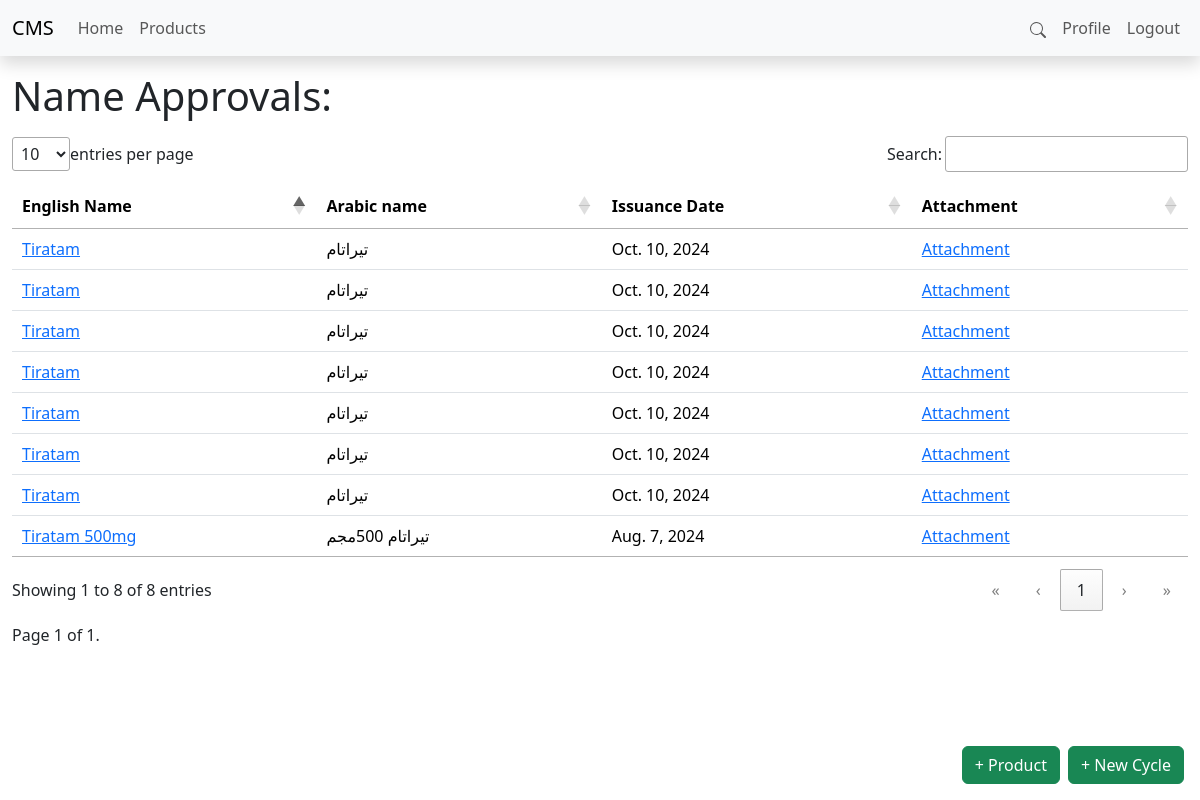
/products/3/nameapprovals (signed in), run on the app's committed database.
### products/models.py (models this page shows, shortened)
class NameApproval(models.Model):
    english_name = models.CharField(max_length=1000)
    arabic_name =  models.CharField(max_length=1000)
    issuance_date = models.DateField(null=True)
    attachment = models.FileField(upload_to=upload_to)
    product = models.ForeignKey(Product,on_delete=models.CASCADE)

### products/views.py (the view)
# urls.py: path('<pk>/nameapprovals',ListNameApproval.as_view(),name="list_nameapproval"),
class ListNameApproval(ListView):
    model = NameApproval
    context_object_name = "name_approvals"
    paginate_by = 200
    template_name = "./product/name_approval/index.html"
    def get_queryset(self):
        query = self.request.GET.get('q')
        if query:
            return NameApproval.objects.filter(
                Q(english_name__icontains=query) |
                Q(arabic_name__icontains=query) |
                Q(issuance_date__icontains=query)
            )
        else:
            return NameApproval.objects.filter(product__pk=self.kwargs["pk"])

### Templates/Product/name_approval/index.html (shortened to what this page needs)
{% extends "../../__layout__.html" %}
{% load static %}
{% block styles %}
<link rel="stylesheet" href="{% static './css/datatable.min.css' %}">
{% endblock styles %}
{% block navbarlinksright %}
<li class="nav-item"><a href="#search" class="nav-link">
    <svg xmlns="http://www.w3.org/2000/svg" width="16" height="16" fill="currentColor" class="bi bi-search" viewBox="0 0 16 16">
        <path d="M11.742 10.344a6.5 6.5 0 1 0-1.397 1.398h-.001q.044.06.098.115l3.85 3.85a1 1 0 0 0 1.415-1.414l-3.85-3.85a1 1 0 0 0-.115-.1zM12 6.5a5.5 5.5 0 1 1-11 0 5.5 5.5 0 0 1 11 0"/>
      </svg>
</a></li>
{% endblock navbarlinksright %}
{% block content %}
<div class="container-fluid">
    <h1 class="my-3">Name Approvals: </h1>
    <table id="nameApprovalsTable" class="table" style="width:100%">
        <thead>
            <tr>
                <th>English Name</th>
                <th>Arabic name</th>
                <th>Issuance Date</th>
                <th>Attachment</th>
            </tr>
        </thead>
        <tbody>
        {% for name_approval in name_approvals %}
            <tr>
                <td>
                    <a href="">
                    {{ name_approval.english_name }}
                    </a>
                </td>
                <td>{{ name_approval.arabic_name }}</td>
                <td>{{ name_approval.issuance_date }}</td>
                <td><a target="_blank" href="/media/{{ name_approval.attachment }}">Attachment</a></td>
            </tr>
            {% empty %}
            <td>No Name Approvals</td>
            <td></td>
            <td></td>
            <td></td>
            {% endfor %}
        </tbody>
    </table>
    <div class="pagination">
        <span class="step-links">
            <span class="current">
                Page {{ page_obj.number }} of {{ page_obj.paginator.num_pages }}.
            </span>
        </span>
    </div>
</div>
{% include "../../bits/creation_footer.html" %}
{% endblock %}

### Static/css/main.css (style rules this page uses)
* { overflow-wrap: break-word !important; }

### data on the page
NameApproval: english_name "Tiratam 500mg", arabic_name "تيراتام 500مجم", issuance_date "Aug. 7, 2024"
NameApproval: english_name "Tiratam", arabic_name "تيراتام", issuance_date "Oct. 10, 2024"
NameApproval: english_name "Tiratam", arabic_name "تيراتام", issuance_date "Oct. 10, 2024"
NameApproval: english_name "Tiratam", arabic_name "تيراتام", issuance_date "Oct. 10, 2024"
NameApproval: english_name "Tiratam", arabic_name "تيراتام", issuance_date "Oct. 10, 2024"
NameApproval: english_name "Tiratam", arabic_name "تيراتام", issuance_date "Oct. 10, 2024"
NameApproval: english_name "Tiratam", arabic_name "تيراتام", issuance_date "Oct. 10, 2024"
NameApproval: english_name "Tiratam", arabic_name "تيراتام", issuance_date "Oct. 10, 2024"

### other printed values
{{ page_obj.number }} "1"
{{ page_obj.paginator.num_pages }} "1"
